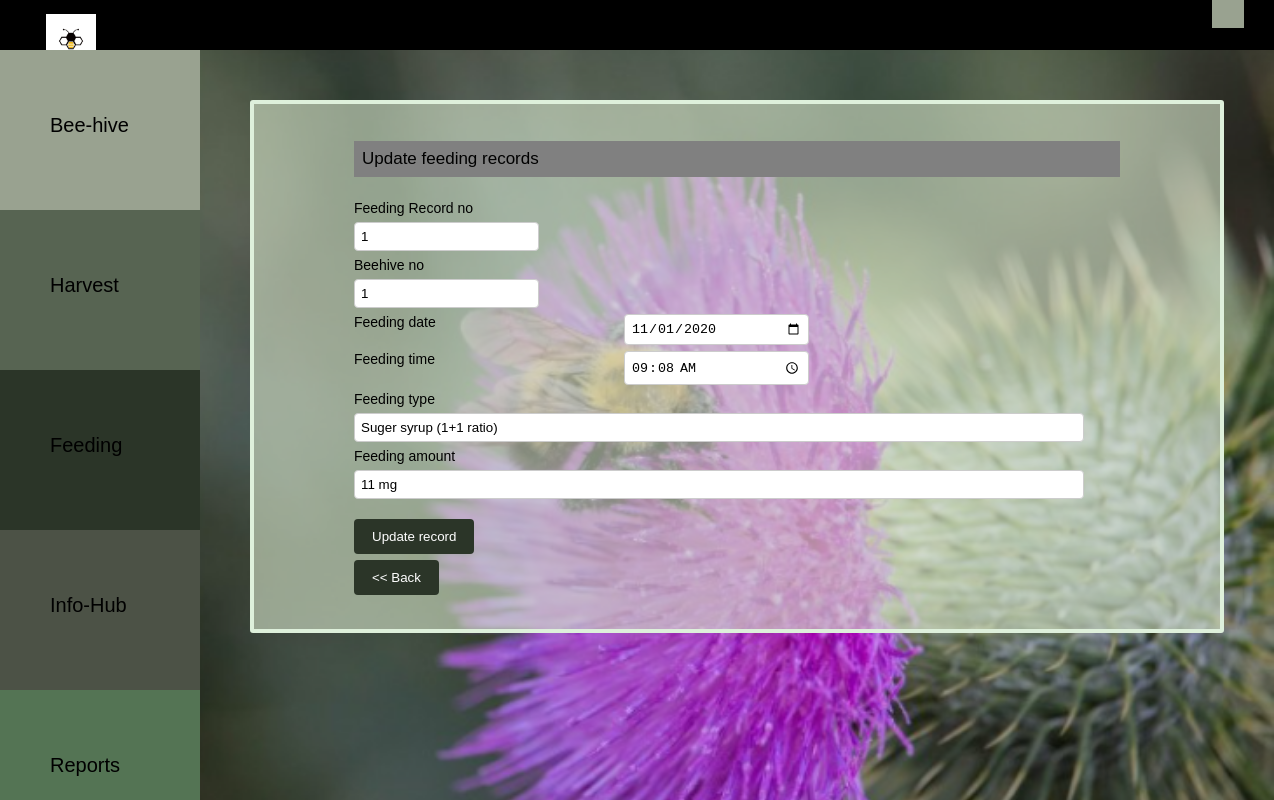
Page /php/bk_updatefeeding.php?FeedingRecNo=1 on the committed database.
### tables this page shows
CREATE TABLE `feeding` (
  `FeedingRecNo` int(10) NOT NULL,
  `userID` int(10) NOT NULL,
  `beehiveno` int(10) NOT NULL,
  `date` date NOT NULL,
  `fdate` date NOT NULL,
  `ftime` time(2) NOT NULL,
  `feedingtype` varchar(50) NOT NULL,
  `famount` varchar(20) NOT NULL
);

### php/bk_updatefeeding.php (the view, shortened to what this page needs)
<html>
    <head>
      <link rel="stylesheet" type="text/CSS" href="../css/bk_style.css">
      <link rel="stylesheet" type="text/CSS" href="../css/bk_catstyle.css">
    </head>
  <body  >
        <?php include('bk_navbar.php');
        include('bk_sidenavbar.php');
?>
<div class="main">
    <div class="bhivecontainer">
    <p >Update feeding records</p>
<?php
if(isset($_GET['FeedingRecNo'])){
  $sql1 = "SELECT FeedingRecNo,beehiveno,fdate,ftime,feedingtype,famount FROM feeding WHERE  FeedingRecNo =".$_GET['FeedingRecNo'];
  $result1= mysqli_query($connection,$sql1);
  while($row=mysqli_fetch_assoc($result1)){
        echo '<form  method="post" action="" ><div class="row" >';
        echo '<div class="col1">';
        echo 'Feeding Record no </div><div class="col2">';
        echo "<input type = 'number' name='FeedingRecNo' required value ='".$row['FeedingRecNo']."' readonly>";
        echo "</div>";
        echo "</div>";
        echo '<div class="row" >';
        echo '<div class="col1">';
        echo 'Beehive no </div><div class="col2" ><input type = "number" name="beehiveno" required value ="'.$row['beehiveno'].'" >';
        echo "</div>";
        echo "</div>";
        echo '<div class="row" >';
        echo '<div class="col1">';
        echo 'Feeding date </div><div class="col1"><input type = "date" name="fdate" required value ="'.$row['fdate'].'" >';
        echo "</div>";
        echo '<div class="col1">';
        echo 'Feeding time </div><div class="c3"><input type = "time"" name="ftime" required value ="'.$row['ftime'].'" >';
        echo "</div>";
        echo "</div>";
        echo '<div class="row" >';
        echo '<div class="col1">';
        echo 'Feeding type </div><div class="col2"><input type = "text" name="feedingtype"  value ="'.$row['feedingtype'].'" >';
        echo "</div>";
        echo "</div>";
        echo '<div class="row" >';
        echo '<div class="col1">';
        echo 'Feeding amount </div><div class="col2"><input type = "text" name="famount" value ="'.$row['famount'].'" >';
        echo "</div>";
        echo "</div>";
        echo '<div class="row"><div class="c1" style="width: 910px"><input type="submit" value="Update record" name="update" ></div></form>';
  }}
?>
<form  action="bk_viewfeeding.php" method="post" >
        <div class="c2" style="width: 90px">
        <input type="submit" value="<< Back" name="back" >
        </div>
</div>
    </div>
<br />
<br />
  </body>
</html>

### css/bk_style.css (style rules this page uses)
body { margin: 0; font-family: Arial, Helvetica, sans-serif; }
.bhivecontainer { background-color: #d4e2c89d; padding: 20px 100px 20px 100px; border: 4px solid rgb(222, 240, 219); border-radius: 3px; font-size: 14px; }
.bhivecontainer p { font-size: 17px; color: black; text-align: left; padding: 8px; background-color: #808080; }
.col1 { float: left; width: 270px; margin-top: 6px; }
.col2 { float: left; width: 730px; margin-top: 6px; }
.c1 { float: left; width: 815px; margin-top: 6px; }
.c2 { float: left; width: 185px; margin-top: 6px; }
.c3 { float: left; width: 200px; margin-top: 6px; }
.row:after { content: ""; display: table; clear: both; }
input[type=submit] { background-color: #2b3528; color: white; padding: 10px 18px; border: none; border-radius: 4px; cursor: pointer; float: left; }
input[type=text],select, textarea { width: 100%; padding: 6px; border: 1px solid #ccc; border-radius: 4px; resize: vertical; }
input[type=number] , input[type=date], input[type=time] { padding: 6px; border: 1px solid #ccc; border-radius: 4px; resize: vertical; width: 185px; }

### css/bk_catstyle.css (style rules this page uses)
body { margin: 0; font-family: Arial; background-position: center; background-repeat: no-repeat; background-size: cover; background-attachment: fixed; background-image: url(../images/11.png); }
.main { margin-left: 250px; margin-right: 50px; margin-bottom: 10px; margin-top: 100px; }
* { box-sizing: border-box; }

### rows in the picture
feeding: FeedingRecNo "1", beehiveno "1", fdate "11/01/2020", ftime "09:08:00.00", feedingtype "Suger syrup (1+1 ratio)", famount "11 mg"
